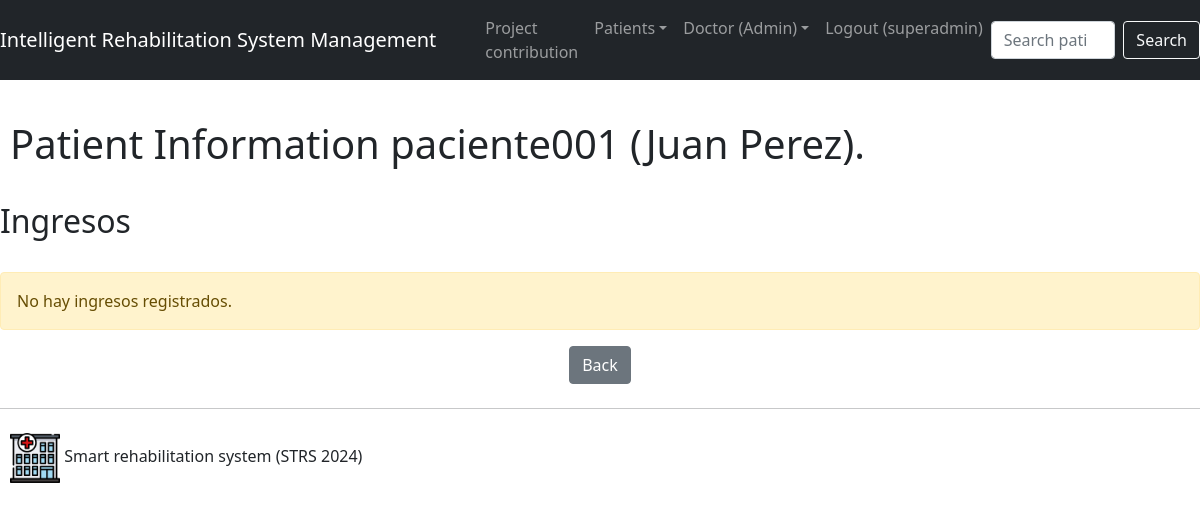
Page /hospital/pacientes/mostrar/paciente001/ (signed in) on the committed database.
### gestHospital/models.py (models this page shows, shortened)
class Paciente(models.Model):
    MUJER = 'M'
    HOMBRE = 'H'
    OTRO = 'NS/NR'
    SEXO_CHOICES = (
        (MUJER, 'Female'),
        (HOMBRE, 'Male'),
        (OTRO, 'Other')
    )
    NUM_SS = 'SSN'
    OTRO = 'NIF/NIE'
    DOC_CHOICES = (
        (NUM_SS, 'Social Security Number'),
        (OTRO, 'NIF/NIE')
    )
    Documentacion = models.CharField(max_length=25, choices=DOC_CHOICES, default=NUM_SS)
    NumId = models.CharField(max_length=20, primary_key=True, help_text='Social Security Number or any other mutuality recognized by the state. If unavailable, register NIF or NIE.')
    Nombre = models.CharField(max_length=25)
    Apellidos = models.CharField(max_length=40)
    Sexo = models.CharField(choices=SEXO_CHOICES, default=OTRO, max_length=10)
    Lesiones = models.ManyToManyField(Lesion, blank=True)  # Relacion de muchos a muchos

### gestHospital/views.py (the view)
# urls.py: path('pacientes/mostrar/<str:NumId>/', views.mostrarPaciente, name='gestHospital-v-paciente'),
@login_required(login_url=reverse_lazy('gestHospital-login'), redirect_field_name=NEXT_FIELD_LABEL)
@permission_required( ['gestHospital.view_paciente'], raise_exception=True)
def mostrarPaciente(request, NumId):
    res = GestorPaciente.buscarPaciente(NumId)
    if ( res is None):
        error = "No existe el paciente con identificador " + NumId
        op = "Buscar paciente"
        return render(request, RESULTADO, {'errorMsg': error, "texto_op" : op, 'tablapaciente': True })
        pass
    else:
        return render(request, MOSTRAR_PACIENTE, {'paciente': res, 'tablapaciente': True})
        pass
    pass

### gestHospital/hospitales.py (called while the page is built)
    def buscarPaciente( NumId=None ):
        if ( NumId is None ):
            pacientes = list( Paciente.objects.all())
            return pacientes
            pass
        else:
            try:
                paciente = Paciente.objects.get(NumId = NumId)
                return paciente
                pass
            except ObjectDoesNotExist:
                return None
                pass
            pass
        pass

### gestHospital/templates/gestHospital/mostrarPaciente.html
{% extends gestHospital_base_html %}
{% load static %}
{% block contenido %}
{% if paciente %}
<h1> Patient Information {{paciente.NumId}} ({{paciente.Nombre}} {{paciente.Apellidos}}).</h1></br>
<h2>Ingresos</h2></br>
{%if paciente.ingreso_set.all.count > 0 %}
    {% include gestHospital_tabla_ingresos with lista=paciente.ingreso_set.all %}
{% else %}
<div class="alert alert-warning" role="alert">
    No hay ingresos registrados.
</div>
{% endif %}
{% else %}
<div class="alert alert-warning" role="alert">
    No se ha encontrado el paciente solicitado.
</div>
{% endif%}
{% include gestHospital_volver_tablapac %}
{% endblock %}

### gestHospital/templates/gestHospital/base.html (shortened to what this page needs)
<!DOCTYPE html>
<html lang="es">
<head>
  {% load static %}
  <link href="https://cdn.jsdelivr.net/npm/bootstrap@5.1.3/dist/css/bootstrap.min.css" rel="stylesheet"
>
  <link rel="stylesheet" href="{% static gestHospital_css %}">
</head>
<body>
  <nav class="navbar navbar-expand-lg navbar-dark bg-dark">
    <a class="navbar-brand" href="{% url 'gestHospital-bienvenida' %}">Intelligent Rehabilitation System Management</a>
    <div class="collapse navbar-collapse" id="navbar-menu">
      <ul class="navbar-nav mr-auto">
        <li class="nav-item">
          <a class="nav-link" href="{% url 'gestHospital-historia' %}">Project contribution</a>
        </li>
        {% if user.is_authenticated %}
        <li class="nav-item dropdown">
          <a class="nav-link dropdown-toggle" href="#" id="navbarDropdown" role="button" data-bs-toggle="dropdown"
            aria-haspopup="true" aria-expanded="false">Patients</a>
        </li>
        <li class="nav-item dropdown">
          <a class="nav-link dropdown-toggle" href="#" id="navbarDropdown" role="button" data-bs-toggle="dropdown"
            aria-haspopup="true" aria-expanded="false">Doctor (Admin)</a>
        </li>
        {% else %}
        <li class="nav-item">
          <a class="nav-link" href="{% url 'gestHospital-login' %}">Login</a>
        </li>
        {% endif %}
        {% if user.is_authenticated %}
        <li class="nav-item">
          <a class="nav-link" href="{% url 'gestHospital-logout' %}">Logout&nbsp;({{user.username}})</a>
        </li>
        {% endif %}
      </ul>
    </div>
    {% if user.is_authenticated %}
    <form class="d-flex" role="search" action="{% url 'gestHospital-s-f-paciente' %}" method="POST">
      <input class="form-control me-2" type="search" placeholder="Search patient" aria-label="Buscar" max_length=50 required
        id="id_texto" name="texto">
      <button class="btn btn-outline-light" type="submit">Search</button>
    </form>
    {% endif %}
  </nav>
  <div class="jumbotron">
    <div id='content'>
      {% block contenido %}{% endblock %}
    </div>
    <div id='foot'>
      <hr class="my-4">
      <p class="foot">
        <img src="{% static gestHospital_imagen_hospital %}" class="img-tumbnail" width="50" height="50"
          alt="Icono de un hospital">
        Smart rehabilitation system (STRS 2024)
      </p>
    </div>
  </div>
</body>
</html>

### gestHospital/templates/gestHospital/volver_tablapac.html
<div class="container" style="text-align: center;">
    <a class="btn btn-secondary" href="{% url 'gestHospital-m-paciente' %}" role="button">Back</a>
</div>

### gestHospital/static/gestHospital/gestHospital.css (style rules this page uses)
h1 { margin-left: 10px; margin-top: 40px; margin-bottom: 10px; margin-right: 20px; }
p { margin-left: 20px; margin-right: 20px; }
ul { margin-left: 25px; }
p.foot { margin-left: 10px; }

### rows in the picture
Paciente: NumId "paciente001", Nombre "Juan", Apellidos "Perez"

### other values in the picture
{{ user.username }} "superadmin"
